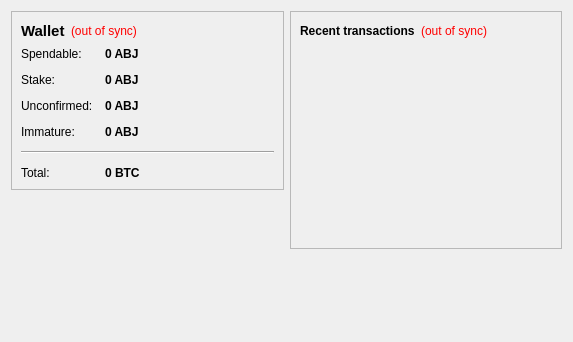
<?xml version="1.0" encoding="UTF-8"?>
<ui version="4.0">
 <class>OverviewPage</class>
 <widget class="QWidget" name="OverviewPage">
  <property name="geometry">
   <rect>
    <x>0</x>
    <y>0</y>
    <width>573</width>
    <height>342</height>
   </rect>
  </property>
  <property name="windowTitle">
   <string>Form</string>
  </property>
  <layout class="QHBoxLayout" name="horizontalLayout" stretch="1,1">
   <item>
    <layout class="QVBoxLayout" name="verticalLayout_2">
     <item>
      <widget class="QFrame" name="frame">
       <property name="frameShape">
        <enum>QFrame::StyledPanel</enum>
       </property>
       <property name="frameShadow">
        <enum>QFrame::Raised</enum>
       </property>
       <layout class="QVBoxLayout" name="verticalLayout_4">
        <item>
         <layout class="QHBoxLayout" name="horizontalLayout_4">
          <item>
           <widget class="QLabel" name="label_5">
            <property name="font">
             <font>
              <pointsize>11</pointsize>
              <weight>75</weight>
              <bold>true</bold>
             </font>
            </property>
            <property name="text">
             <string>Wallet</string>
            </property>
           </widget>
          </item>
          <item>
           <widget class="QLabel" name="labelWalletStatus">
            <property name="toolTip">
             <string>The displayed information may be out of date. Your wallet automatically synchronizes with the AbjCoin network after a connection is established, but this process has not completed yet.</string>
            </property>
            <property name="styleSheet">
             <string notr="true">QLabel { color: red; }</string>
            </property>
            <property name="text">
             <string notr="true">(out of sync)</string>
            </property>
            <property name="alignment">
             <set>Qt::AlignLeading|Qt::AlignLeft|Qt::AlignVCenter</set>
            </property>
           </widget>
          </item>
          <item>
           <spacer name="horizontalSpacer_2">
            <property name="orientation">
             <enum>Qt::Horizontal</enum>
            </property>
            <property name="sizeHint" stdset="0">
             <size>
              <width>40</width>
              <height>20</height>
             </size>
            </property>
           </spacer>
          </item>
         </layout>
        </item>
        <item>
         <layout class="QFormLayout" name="formLayout_2">
          <property name="fieldGrowthPolicy">
           <enum>QFormLayout::AllNonFixedFieldsGrow</enum>
          </property>
          <property name="horizontalSpacing">
           <number>12</number>
          </property>
          <property name="verticalSpacing">
           <number>12</number>
          </property>
          <item row="0" column="0">
           <widget class="QLabel" name="label">
            <property name="text">
             <string>Spendable:</string>
            </property>
           </widget>
          </item>
          <item row="0" column="1">
           <widget class="QLabel" name="labelBalance">
            <property name="font">
             <font>
              <weight>75</weight>
              <bold>true</bold>
             </font>
            </property>
            <property name="cursor">
             <cursorShape>IBeamCursor</cursorShape>
            </property>
            <property name="toolTip">
             <string>Your current spendable balance</string>
            </property>
            <property name="text">
             <string notr="true">0 ABJ</string>
            </property>
            <property name="textInteractionFlags">
             <set>Qt::LinksAccessibleByMouse|Qt::TextSelectableByKeyboard|Qt::TextSelectableByMouse</set>
            </property>
           </widget>
          </item>
          <item row="1" column="0">
           <widget class="QLabel" name="label_6">
            <property name="text">
             <string>Stake:</string>
            </property>
           </widget>
          </item>
          <item row="1" column="1">
           <widget class="QLabel" name="labelStake">
            <property name="font">
             <font>
              <weight>75</weight>
              <bold>true</bold>
             </font>
            </property>
            <property name="cursor">
             <cursorShape>IBeamCursor</cursorShape>
            </property>
            <property name="toolTip">
             <string>Total of coins that was staked, and do not yet count toward the current balance</string>
            </property>
            <property name="text">
             <string notr="true">0 ABJ</string>
            </property>
            <property name="textInteractionFlags">
             <set>Qt::LinksAccessibleByMouse|Qt::TextSelectableByKeyboard|Qt::TextSelectableByMouse</set>
            </property>
           </widget>
          </item>
          <item row="2" column="0">
           <widget class="QLabel" name="label_3">
            <property name="text">
             <string>Unconfirmed:</string>
            </property>
           </widget>
          </item>
          <item row="2" column="1">
           <widget class="QLabel" name="labelUnconfirmed">
            <property name="font">
             <font>
              <weight>75</weight>
              <bold>true</bold>
             </font>
            </property>
            <property name="cursor">
             <cursorShape>IBeamCursor</cursorShape>
            </property>
            <property name="toolTip">
             <string>Total of transactions that have yet to be confirmed, and do not yet count toward the current balance</string>
            </property>
            <property name="text">
             <string notr="true">0 ABJ</string>
            </property>
            <property name="textInteractionFlags">
             <set>Qt::LinksAccessibleByMouse|Qt::TextSelectableByKeyboard|Qt::TextSelectableByMouse</set>
            </property>
           </widget>
          </item>
          <item row="3" column="0">
           <widget class="QLabel" name="labelImmatureText">
            <property name="text">
             <string>Immature:</string>
            </property>
           </widget>
          </item>
          <item row="3" column="1">
           <widget class="QLabel" name="labelImmature">
            <property name="font">
             <font>
              <weight>75</weight>
              <bold>true</bold>
             </font>
            </property>
            <property name="toolTip">
             <string>Mined balance that has not yet matured</string>
            </property>
            <property name="text">
             <string notr="true">0 ABJ</string>
            </property>
            <property name="textInteractionFlags">
             <set>Qt::LinksAccessibleByMouse|Qt::TextSelectableByKeyboard|Qt::TextSelectableByMouse</set>
            </property>
           </widget>
          </item>
          <item row="4" column="0" colspan="2">
           <widget class="Line" name="line">
            <property name="orientation">
             <enum>Qt::Horizontal</enum>
            </property>
           </widget>
          </item>
          <item row="5" column="0">
           <widget class="QLabel" name="labelTotalText">
            <property name="text">
             <string>Total:</string>
            </property>
           </widget>
          </item>
          <item row="5" column="1">
           <widget class="QLabel" name="labelTotal">
            <property name="font">
             <font>
              <weight>75</weight>
              <bold>true</bold>
             </font>
            </property>
            <property name="cursor">
             <cursorShape>IBeamCursor</cursorShape>
            </property>
            <property name="toolTip">
             <string>Your current total balance</string>
            </property>
            <property name="text">
             <string notr="true">0 BTC</string>
            </property>
            <property name="textInteractionFlags">
             <set>Qt::LinksAccessibleByMouse|Qt::TextSelectableByKeyboard|Qt::TextSelectableByMouse</set>
            </property>
           </widget>
          </item>
         </layout>
        </item>
       </layout>
      </widget>
     </item>
     <item>
      <spacer name="verticalSpacer">
       <property name="orientation">
        <enum>Qt::Vertical</enum>
       </property>
       <property name="sizeHint" stdset="0">
        <size>
         <width>20</width>
         <height>40</height>
        </size>
       </property>
      </spacer>
     </item>
    </layout>
   </item>
   <item>
    <layout class="QVBoxLayout" name="verticalLayout_3">
     <item>
      <widget class="QFrame" name="frame_2">
       <property name="frameShape">
        <enum>QFrame::StyledPanel</enum>
       </property>
       <property name="frameShadow">
        <enum>QFrame::Raised</enum>
       </property>
       <layout class="QVBoxLayout" name="verticalLayout">
        <item>
         <layout class="QHBoxLayout" name="horizontalLayout_2">
          <item>
           <widget class="QLabel" name="label_4">
            <property name="text">
             <string>&lt;b&gt;Recent transactions&lt;/b&gt;</string>
            </property>
           </widget>
          </item>
          <item>
           <widget class="QLabel" name="labelTransactionsStatus">
            <property name="toolTip">
             <string>The displayed information may be out of date. Your wallet automatically synchronizes with the AbjCoin network after a connection is established, but this process has not completed yet.</string>
            </property>
            <property name="styleSheet">
             <string notr="true">QLabel { color: red; }</string>
            </property>
            <property name="text">
             <string notr="true">(out of sync)</string>
            </property>
            <property name="alignment">
             <set>Qt::AlignRight|Qt::AlignTrailing|Qt::AlignVCenter</set>
            </property>
           </widget>
          </item>
          <item>
           <spacer name="horizontalSpacer">
            <property name="orientation">
             <enum>Qt::Horizontal</enum>
            </property>
            <property name="sizeHint" stdset="0">
             <size>
              <width>40</width>
              <height>20</height>
             </size>
            </property>
           </spacer>
          </item>
         </layout>
        </item>
        <item>
         <widget class="QListView" name="listTransactions">
          <property name="styleSheet">
           <string notr="true">QListView { background: transparent; }</string>
          </property>
          <property name="frameShape">
           <enum>QFrame::NoFrame</enum>
          </property>
          <property name="verticalScrollBarPolicy">
           <enum>Qt::ScrollBarAlwaysOff</enum>
          </property>
          <property name="horizontalScrollBarPolicy">
           <enum>Qt::ScrollBarAlwaysOff</enum>
          </property>
          <property name="selectionMode">
           <enum>QAbstractItemView::NoSelection</enum>
          </property>
         </widget>
        </item>
       </layout>
      </widget>
     </item>
     <item>
      <spacer name="verticalSpacer_2">
       <property name="orientation">
        <enum>Qt::Vertical</enum>
       </property>
       <property name="sizeHint" stdset="0">
        <size>
         <width>20</width>
         <height>40</height>
        </size>
       </property>
      </spacer>
     </item>
    </layout>
   </item>
  </layout>
 </widget>
 <resources/>
 <connections/>
</ui>
